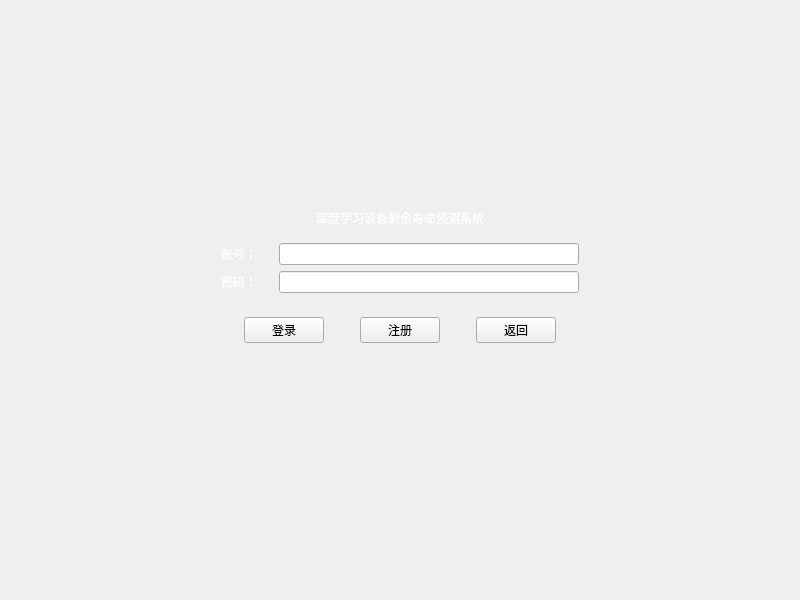
<?xml version="1.0" encoding="UTF-8"?>
<ui version="4.0">
 <class>Login</class>
 <widget class="QMainWindow" name="Login">
  <property name="geometry">
   <rect>
    <x>0</x>
    <y>0</y>
    <width>800</width>
    <height>600</height>
   </rect>
  </property>
  <property name="windowTitle">
   <string>MainWindow</string>
  </property>
  <widget class="QWidget" name="centralwidget">
   <layout class="QGridLayout" name="gridLayout_2">
    <item row="2" column="2">
     <spacer name="horizontalSpacer_5">
      <property name="orientation">
       <enum>Qt::Horizontal</enum>
      </property>
      <property name="sizeHint" stdset="0">
       <size>
        <width>40</width>
        <height>20</height>
       </size>
      </property>
     </spacer>
    </item>
    <item row="6" column="1">
     <widget class="QLabel" name="label_3">
      <property name="text">
       <string/>
      </property>
     </widget>
    </item>
    <item row="1" column="1">
     <widget class="QLabel" name="label_4">
      <property name="styleSheet">
       <string notr="true">color: rgb(255, 255, 255);</string>
      </property>
      <property name="text">
       <string>深度学习设备剩余寿命预测系统</string>
      </property>
      <property name="alignment">
       <set>Qt::AlignCenter</set>
      </property>
     </widget>
    </item>
    <item row="5" column="1">
     <spacer name="verticalSpacer_2">
      <property name="orientation">
       <enum>Qt::Vertical</enum>
      </property>
      <property name="sizeHint" stdset="0">
       <size>
        <width>20</width>
        <height>40</height>
       </size>
      </property>
     </spacer>
    </item>
    <item row="2" column="0">
     <spacer name="horizontalSpacer_4">
      <property name="orientation">
       <enum>Qt::Horizontal</enum>
      </property>
      <property name="sizeHint" stdset="0">
       <size>
        <width>40</width>
        <height>20</height>
       </size>
      </property>
     </spacer>
    </item>
    <item row="1" column="0">
     <spacer name="horizontalSpacer_6">
      <property name="orientation">
       <enum>Qt::Horizontal</enum>
      </property>
      <property name="sizeHint" stdset="0">
       <size>
        <width>40</width>
        <height>20</height>
       </size>
      </property>
     </spacer>
    </item>
    <item row="0" column="1">
     <spacer name="verticalSpacer">
      <property name="orientation">
       <enum>Qt::Vertical</enum>
      </property>
      <property name="sizeHint" stdset="0">
       <size>
        <width>20</width>
        <height>40</height>
       </size>
      </property>
     </spacer>
    </item>
    <item row="1" column="2">
     <spacer name="horizontalSpacer_7">
      <property name="orientation">
       <enum>Qt::Horizontal</enum>
      </property>
      <property name="sizeHint" stdset="0">
       <size>
        <width>40</width>
        <height>20</height>
       </size>
      </property>
     </spacer>
    </item>
    <item row="4" column="1">
     <widget class="QLabel" name="tipLabel">
      <property name="text">
       <string/>
      </property>
      <property name="alignment">
       <set>Qt::AlignCenter</set>
      </property>
     </widget>
    </item>
    <item row="2" column="1">
     <widget class="QWidget" name="widget" native="true">
      <property name="sizePolicy">
       <sizepolicy hsizetype="Preferred" vsizetype="Fixed">
        <horstretch>0</horstretch>
        <verstretch>0</verstretch>
       </sizepolicy>
      </property>
      <layout class="QGridLayout" name="gridLayout">
       <item row="0" column="0">
        <widget class="QLabel" name="label">
         <property name="minimumSize">
          <size>
           <width>35</width>
           <height>0</height>
          </size>
         </property>
         <property name="maximumSize">
          <size>
           <width>35</width>
           <height>16777215</height>
          </size>
         </property>
         <property name="styleSheet">
          <string notr="true">color: rgb(255, 255, 255);</string>
         </property>
         <property name="text">
          <string>账号：</string>
         </property>
        </widget>
       </item>
       <item row="0" column="1">
        <widget class="QLineEdit" name="usernameEdit">
         <property name="minimumSize">
          <size>
           <width>300</width>
           <height>0</height>
          </size>
         </property>
         <property name="maximumSize">
          <size>
           <width>300</width>
           <height>16777215</height>
          </size>
         </property>
         <property name="baseSize">
          <size>
           <width>0</width>
           <height>0</height>
          </size>
         </property>
        </widget>
       </item>
       <item row="1" column="0">
        <widget class="QLabel" name="label_2">
         <property name="minimumSize">
          <size>
           <width>35</width>
           <height>0</height>
          </size>
         </property>
         <property name="maximumSize">
          <size>
           <width>35</width>
           <height>16777215</height>
          </size>
         </property>
         <property name="styleSheet">
          <string notr="true">color: rgb(255, 255, 255);</string>
         </property>
         <property name="text">
          <string>密码：</string>
         </property>
        </widget>
       </item>
       <item row="1" column="1">
        <widget class="QLineEdit" name="passwordEdit">
         <property name="sizePolicy">
          <sizepolicy hsizetype="Expanding" vsizetype="Fixed">
           <horstretch>0</horstretch>
           <verstretch>0</verstretch>
          </sizepolicy>
         </property>
         <property name="minimumSize">
          <size>
           <width>300</width>
           <height>0</height>
          </size>
         </property>
         <property name="maximumSize">
          <size>
           <width>300</width>
           <height>16777215</height>
          </size>
         </property>
         <property name="echoMode">
          <enum>QLineEdit::Password</enum>
         </property>
         <property name="readOnly">
          <bool>false</bool>
         </property>
         <property name="clearButtonEnabled">
          <bool>false</bool>
         </property>
        </widget>
       </item>
      </layout>
     </widget>
    </item>
    <item row="3" column="1">
     <widget class="QWidget" name="widget_2" native="true">
      <property name="sizePolicy">
       <sizepolicy hsizetype="Preferred" vsizetype="Fixed">
        <horstretch>0</horstretch>
        <verstretch>0</verstretch>
       </sizepolicy>
      </property>
      <layout class="QHBoxLayout" name="horizontalLayout">
       <item>
        <spacer name="horizontalSpacer">
         <property name="orientation">
          <enum>Qt::Horizontal</enum>
         </property>
         <property name="sizeHint" stdset="0">
          <size>
           <width>40</width>
           <height>20</height>
          </size>
         </property>
        </spacer>
       </item>
       <item>
        <widget class="QPushButton" name="loginBtn">
         <property name="text">
          <string>登录</string>
         </property>
         <property name="icon">
          <iconset resource="res.qrc">
           <normaloff>:/res/login.png</normaloff>:/res/login.png</iconset>
         </property>
        </widget>
       </item>
       <item>
        <spacer name="horizontalSpacer_3">
         <property name="orientation">
          <enum>Qt::Horizontal</enum>
         </property>
         <property name="sizeType">
          <enum>QSizePolicy::Fixed</enum>
         </property>
         <property name="sizeHint" stdset="0">
          <size>
           <width>30</width>
           <height>20</height>
          </size>
         </property>
        </spacer>
       </item>
       <item>
        <widget class="QPushButton" name="registerBtn">
         <property name="text">
          <string>注册</string>
         </property>
         <property name="icon">
          <iconset resource="res.qrc">
           <normaloff>:/res/reg.png</normaloff>:/res/reg.png</iconset>
         </property>
        </widget>
       </item>
       <item>
        <spacer name="horizontalSpacer_2">
         <property name="orientation">
          <enum>Qt::Horizontal</enum>
         </property>
         <property name="sizeType">
          <enum>QSizePolicy::Fixed</enum>
         </property>
         <property name="sizeHint" stdset="0">
          <size>
           <width>30</width>
           <height>20</height>
          </size>
         </property>
        </spacer>
       </item>
       <item>
        <widget class="QPushButton" name="backBtn">
         <property name="text">
          <string>返回</string>
         </property>
         <property name="icon">
          <iconset resource="res.qrc">
           <normaloff>:/res/back.png</normaloff>:/res/back.png</iconset>
         </property>
        </widget>
       </item>
       <item>
        <spacer name="horizontalSpacer_8">
         <property name="orientation">
          <enum>Qt::Horizontal</enum>
         </property>
         <property name="sizeHint" stdset="0">
          <size>
           <width>40</width>
           <height>20</height>
          </size>
         </property>
        </spacer>
       </item>
      </layout>
     </widget>
    </item>
   </layout>
  </widget>
  <widget class="QMenuBar" name="menubar">
   <property name="geometry">
    <rect>
     <x>0</x>
     <y>0</y>
     <width>800</width>
     <height>26</height>
    </rect>
   </property>
  </widget>
 </widget>
 <resources>
  <include location="res.qrc"/>
 </resources>
 <connections/>
</ui>
